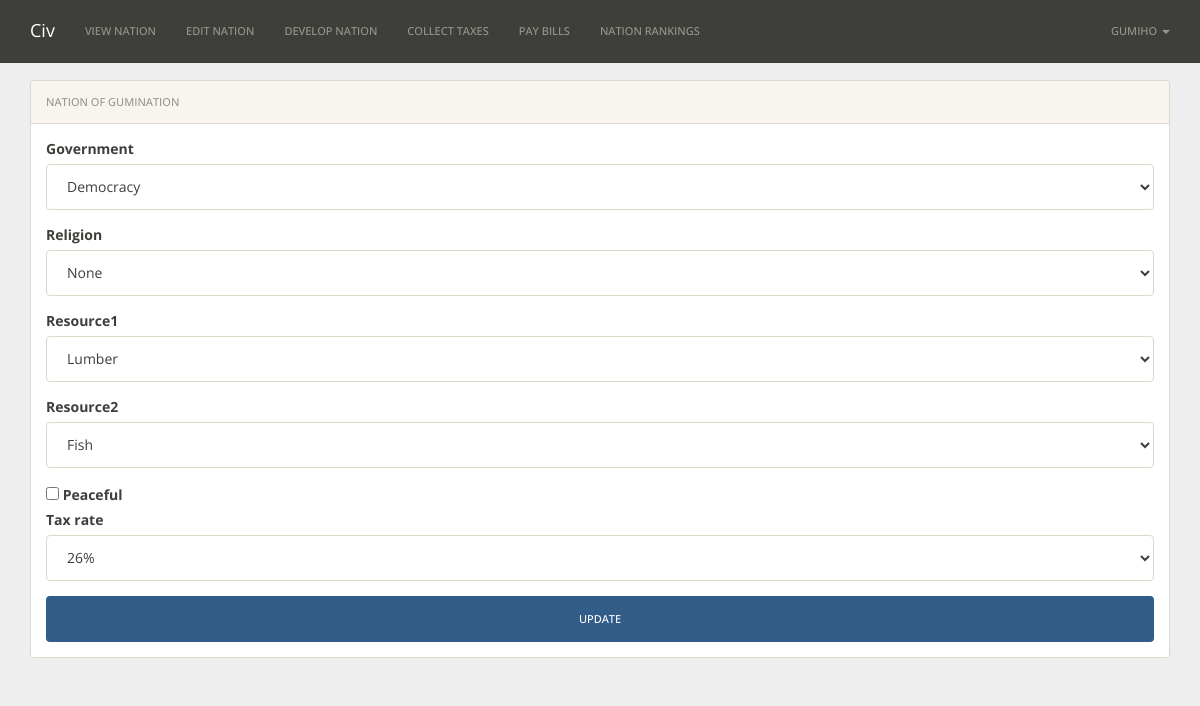
The app's page /edit/1/ (signed in) with its own data.
### nations/models.py (models this page shows)
class Nation(models.Model):
    user = models.OneToOneField(User)
    nation_name = models.CharField(max_length=30)
    funds = models.DecimalField(default=10000.00, max_digits=19, decimal_places=2)
    government = models.CharField(max_length=30, default='Democratic')
    religion = models.CharField(max_length=30, default='None')
    infrastructure = models.FloatField(default=1.00)
    technology = models.FloatField(default=1.00)
    land = models.FloatField(default=1.00)
    resource1 = models.CharField(max_length=200)
    resource2 = models.CharField(max_length=200)
    peaceful = models.BooleanField(default=False)
    paid_bills = models.DateField()
    collect_taxes = models.DateField()
    tax_rate = models.IntegerField(default=20)
    citizens = models.IntegerField(default=1)

### nations/views.py (the view)
# urls.py: url(r'^edit/(?P<pk>\d+)/$', views.editNationView.as_view(), name='editNation'),
class editNationView(UpdateView, ModelFormMixin):
	model = Nation
	form_class = NationForm
	def get(self, request, pk):
		nation = Nation.objects.get(pk=pk)
		if request.user != nation.user:
			return redirect('noEntry')
		else:
			return render_to_response('nations/nation_form.html',{'form': NationForm(instance=nation), 'nation': nation},RequestContext(request))
	def post(self, request, pk):
		nation = Nation.objects.get(pk=pk)
		if request.user != nation.user:
			return redirect('noEntry')
		else:
			nation_form = NationForm(data=request.POST, instance=nation)
			if nation_form.is_valid():
				nation_form.save()
				return redirect('/nation/' + pk)
			return render_to_response('nations/nation_form.html',{'form_errors': nation_form.errors, 'nation':nation},RequestContext(request))

### nations/static/templates/nations/nation_form.html (shortened to what this page needs)
{% extends "base.html" %}
{% block content %}
<div class="container">
	<div class="panel panel-default">
		<div class="panel-heading">Nation of {{nation.nation_name}}</div>
	    <div class="panel-body">
	    	<form action="" method="post">
	    		{% load bootstrap3 %}
				{% bootstrap_form form %}
		    	<input class="btn btn-primary btn-block" type="submit" value="Update" />
		    </form>
		</div>
	</div>
</div>
{% endblock %}

### nations/static/templates/base.html (shortened to what this page needs)
<!DOCTYPE html>
<html>
  <head>{% load staticfiles %}
    <link href="{% static 'css/sandstone.min.css' %}" rel="stylesheet" media="screen">
    <link href="{% static 'css/style.css' %}" rel="stylesheet" media="screen">
    <link href="{% static 'css/bootstrap-table.min.css' %}" rel="stylesheet" media="screen">
    <link href="https://gitcdn.github.io/bootstrap-toggle/2.0.0/css/bootstrap-toggle.min.css" rel="stylesheet">
  </head>
  <body>
    <nav class="navbar navbar-default navbar-fixed-top" role="navigation">
      <div class="container">
        <div class="navbar-header">
          <a class="navbar-brand" href="/">Civ</a>
        </div>
        <div id="navbar" class="collapse navbar-collapse">
          <ul class="nav navbar-nav">
            {% if user.is_anonymous %}
            <li {% if request.><a href="/nation/{{user.nation.id}}">View Nation</a></li>
            <li><a href="/edit/{{user.nation.id}}">Edit Nation </a></li>
            <li><a href="/expand/{{user.nation.id}}">Develop Nation </a></li>
            <li><a href="/taxes/{{user.nation.id}}">Collect Taxes </a></li>
            <li><a href="/bills/{{user.nation.id}}">Pay Bills </a></li>
            <li><a href="/rank">Nation Rankings </a></li>
          </ul>
          <ul class="nav navbar-nav navbar-right">
            {% if user.is_anonymous %}
              <li>
                <a href="/register/">Sign Up</a>
              </li>
              <li>
                <a href="{% url 'django.contrib.auth.views.login' %}">Login</a>
              </li>
            {% else %}
              <li class="dropdown" id="menuLogin">
                <a class="dropdown-toggle" href="#" data-toggle="dropdown" id="navLogin">{{ user }} <span class="caret"></span></a>
              </li>
            {% endif %}
          </ul>
        </div>
      </div>
    </nav>
	{% block content %}{% endblock %}
  </body>
</html>

### nations/static/css/style.css (style rules this page uses)
body { padding-top: 80px; background-color: #eee; font-family: 'Open Sans', sans-serif!important; }
ul.nav.navbar-nav li a { line-height: 22px !important; }

### records on screen
Nation: nation_name "GUMINATION", government "Democracy", religion "None", resource1 "Lumber", resource2 "Fish", tax_rate "26%"

### other values on screen
{{ user }} "GUMIHO"
